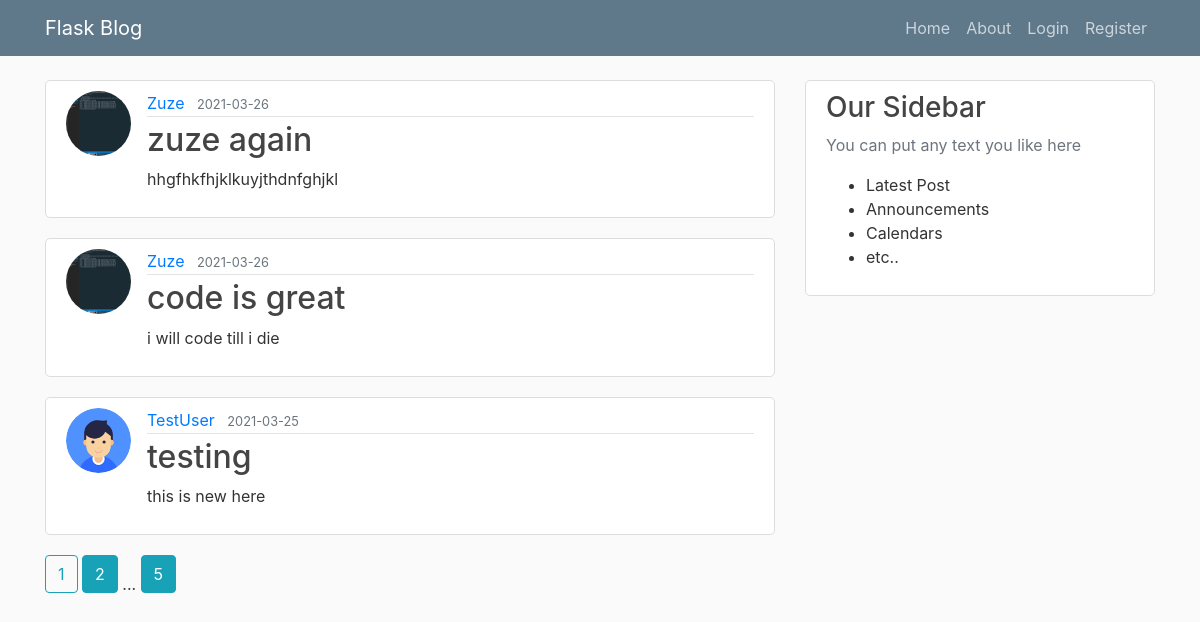
The page / on the database its author committed.
### blog/models.py (models this page shows, shortened)
class Post(db.Model):
    id = db.Column(db.Integer, primary_key=True)
    title = db.Column(db.String(100), nullable=False)
    date_post = db.Column(db.DateTime, nullable=False, default=datetime.utcnow)
    content = db.Column(db.Text, nullable=False)
    user_id = db.Column(db.Integer, db.ForeignKey('user.id'), nullable=False)

class User(db.Model, UserMixin ):
    id = db.Column(db.Integer, primary_key=True)
    username = db.Column(db.String(20), unique=True, nullable=False)
    email = db.Column(db.String(120), unique=True, nullable=False)
    image_file = db.Column(db.String(20), nullable=False, default='default.png')
    password = db.Column(db.String(60), nullable= False)
    posts = db.relationship('Post', backref='author', lazy=True)

### blog/routes.py (the view)
@app.route("/")
def blog():
    page= request.args.get('page', 1, type=int)
    posts = Post.query.order_by(Post.date_post.desc()).paginate(page=page, per_page=3)
    return render_template('blog.html', posts=posts)

### blog/templates/blog.html
{% extends "layout.html" %}
    {% block content %}
        {% for post in posts.items %}
            <article class="media content-section">
                <img src="{{url_for('static', filename='profile_pics/' + post.author.image_file)}}" alt="" class="rounded-circle article-img">
                <div class="media-body">
                    <div class="article-metadata">
                        <a href="{{url_for('user_post', username=post.author.username)}}" class="mr-2">{{ post.author.username}}</a>
                        <small class="text-muted">{{ post.date_post.strftime('%Y-%m-%d')}}</small>
                    </div>
                    <h2><a href="{{url_for('post', post_id=post.id)}}" class="article-title">{{ post.title}}</a></h2>
                    <p class="article-content">{{ post.content}}</p>
                </div>
            </article>
        {% endfor %}
        {% for page_num in posts.iter_pages(left_edge=1, right_edge=1, left_current=1, right_current=2) %}
            {% if page_num %}
                {% if posts.page==page_num  %}
                    <a href="{{url_for('blog', page=page_num)}}" class="btn btn-outline-info mb-4">{{ page_num }}</a>
                {% else %}
                    <a href="{{url_for('blog', page=page_num)}}" class="btn btn-info mb-4">{{ page_num }}</a>
                {% endif %}
            {% else %}
                ...
            {% endif %}
        {% endfor %}
    {% endblock %}

### blog/templates/layout.html (shortened to what this page needs)
<!DOCTYPE html>
<html lang="en">
<head>
    <link rel="stylesheet" href="https://stackpath.bootstrapcdn.com/bootstrap/4.5.2/css/bootstrap.min.css">
    <link rel="stylesheet" href="{{url_for('static', filename='bootstrap.min.css')}}">
    <link rel="stylesheet" href="{{url_for('static', filename='main.css')}}">
</head>
<body>
    <header class="site-header">
        <nav class="navbar navbar-expand-md navbar-dark bg-steel fixed-top">
            <div class="container">
                <a href="/" class="navbar-brand mr-4">Flask Blog</a>
                    <div class="navbar-nav mr-auto">
                        <a href="/" class="navbar-item nav-link">Home</a>
                        <a href="#" class="navbar-item nav-link">About</a>
                    </div>
                    <div class="navbar-nav mr-auto">
                        {% if current_user.is_authenticated %}
                        <a href="{{url_for('new_post')}}" class="navbar-item nav-link">New Post</a>
                        <a href="{{url_for('account')}}" class="navbar-item nav-link">Account</a>
                            <a href="{{url_for('logout')}}" class="navbar-item nav-link">Logout</a>
                        {% else %}
                            <a href="{{url_for('login')}}" class="navbar-item nav-link">Login</a>
                            <a href="{{url_for('register')}}" class="navbar-item nav-link">Register</a>
                        {% endif %}
                    </div>
                </div>
        </nav>
    </header>
    <main role="main" class="container">
        <div class="row">
            <div class="col-md-8">
                {% block content %}{% endblock  %}
            </div>
            <div class="col-md-4">
                <div class="content-section">
                    <h3>Our Sidebar</h3>
                    <p class="text-muted">You can put any text you like here</p>
                    <ul>
                        <li>Latest Post</li>
                        <li>Announcements</li>
                        <li>Calendars</li>
                        <li>etc..</li>
                    </ul>
                </div>
            </div>
        </div>
    </main>
</body>
</html>

### blog/static/main.css (style rules this page uses)
body { background: #fafafa; color: #333333; margin-top: 5rem; }
h1,h2,h3,h4,h5,h6 { color: #444444; }
.bg-steel { background-color: #5f788a; }
.site-header .navbar-nav .nav-link { color: #cbd5db; }
.content-section { background: #ffffff; padding: 10px 20px; border: 1px solid #dddddd; border-radius: 5px; margin-bottom: 20px; }
.article-title { color: #444444; }
.article-title { white-space: pre-line; }
.article-img { height: 65px; width: 65px; margin-right: 16px; }
.article-metadata { padding-bottom: 1px; margin-bottom: 4px; border-bottom: 1px solid #e3e3e3; }

### rows shown on the page
Post: image_file (picture), author.username "Zuze", date_post "2021-03-26", title "zuze again", content "hhgfhkfhjklkuyjthdnfghjkl"
Post: image_file (picture), author.username "Zuze", date_post "2021-03-26", title "code is great", content "i will code till i die"
Post: image_file (picture), author.username "TestUser", date_post "2021-03-25", title "testing", content "this is new here"

### other values the page prints
{{ page_num }} "1"
{{ page_num }} "2" "5"
